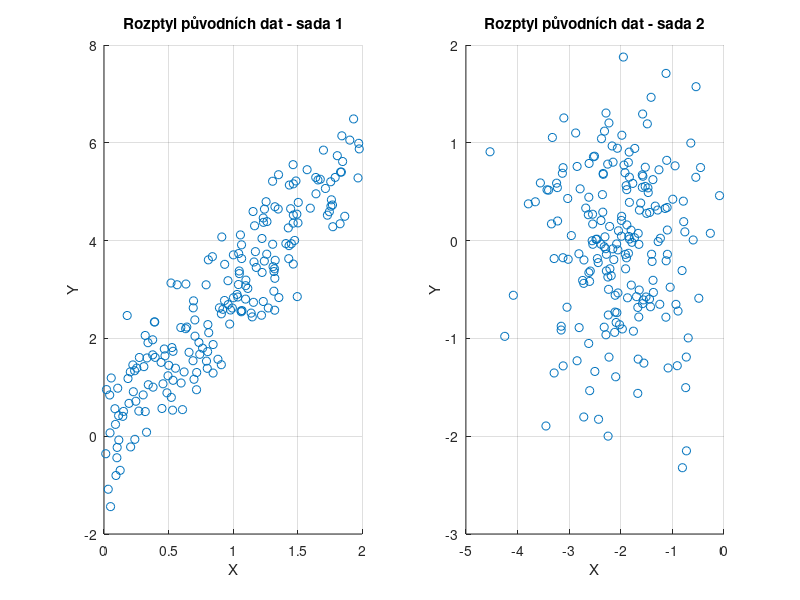
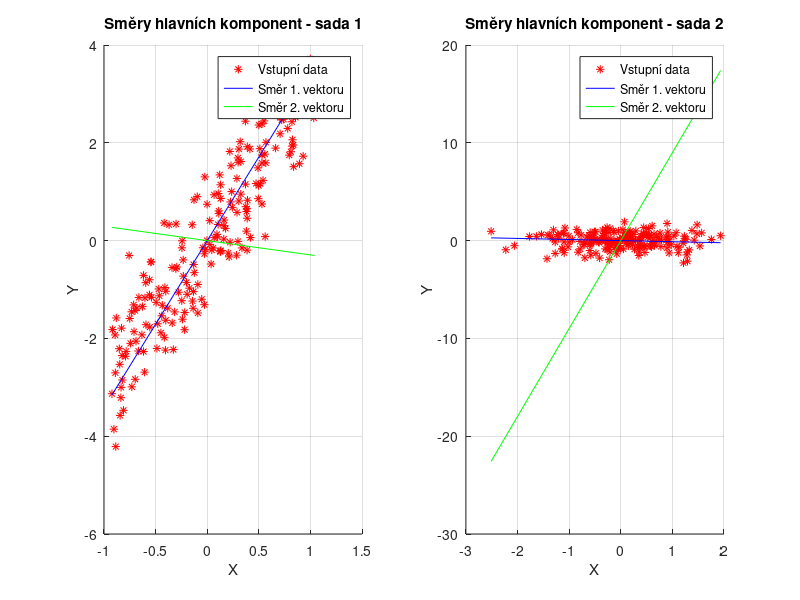
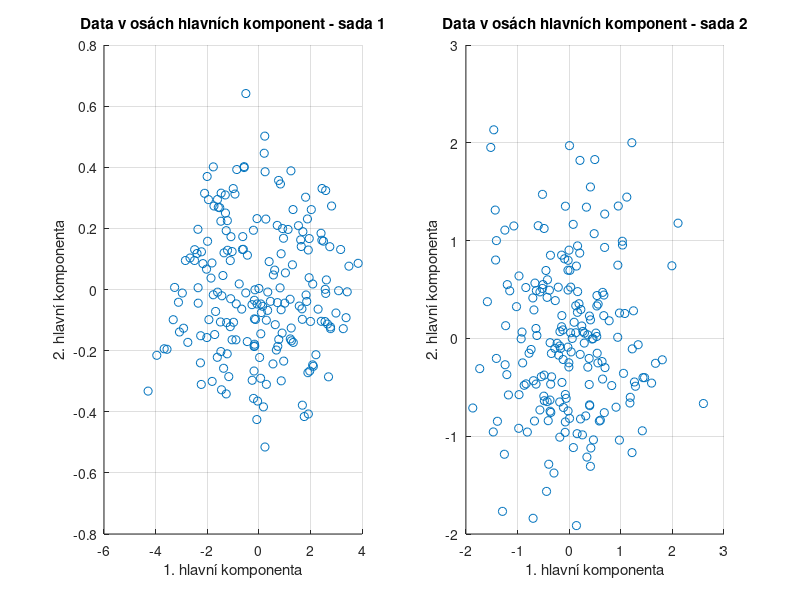
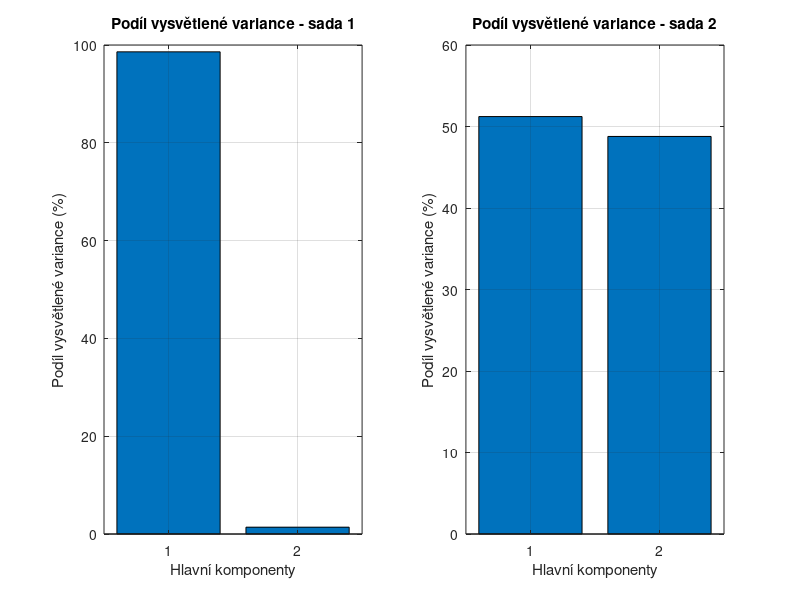

These figures' MATLAB source, in order:
clc; clear; close all; format long g

%% nacteni dat
% Načítání datových souborů "sada1.mat" a "sada2.mat"
% Předpokládáme, že soubory obsahují proměnné 'sada1' a 'sada2' obsahující matice dat
sada1 = load('sada1.mat');
sada1 = sada1.sada1;  % Extrakce datové sady 1
sada2 = load('sada2.mat');
sada2 = sada2.sada2;  % Extrakce datové sady 2

%% kovariancni matice
% Odstranění průměru z dat (centrování)
var1 = sada1 - mean(sada1);
var2 = sada2 - mean(sada2);

% Výpočet směrodatné odchylky pro obě sady
smodch1 = std(var1');
smodch2 = std(var2');

% Výpočet kovariančních matic pro obě sady
Kov1 = cov(var1);
Kov2 = cov(var2);

%% korelacni matice
% Výpočet korelačních matic pro obě sady
Kor1 = corrcoef(var1);
Kor2 = corrcoef(var2);

%% vlastni cisla
% Výpočet vlastních čísel a vlastních vektorů kovariančních matic
[V1, D1] = eig(Kov1);  % Vlastní čísla a vektory pro kovarianční matici sady 1
[V2, D2] = eig(Kov2);  % Vlastní čísla a vektory pro kovarianční matici sady 2

%% vlastni cisla kovariancni matice
% Seřazení vlastních čísel v sestupném pořadí
[D1_sorted, idx1] = sort(diag(D1), 'descend');  % Seřazení pro sadu 1
[D2_sorted, idx2] = sort(diag(D2), 'descend');  % Seřazení pro sadu 2
DKov1 = D1(idx1, idx1);  % Seřazená vlastní čísla pro sadu 1
DKov2 = D2(idx2, idx2);  % Seřazená vlastní čísla pro sadu 2

%% vlastni vektory kovariancni matice
% Seřazení vlastních vektorů podle vlastních čísel
VKov1 = V1(:, idx1);  % Seřazené vlastní vektory pro sadu 1
VKov2 = V2(:, idx2);  % Seřazené vlastní vektory pro sadu 2



%% rozptyl * vlastni vektor kovariancni matice
% Vynásobení dat centrováním s vlastními vektory kovarianční matice
varVKov1 = var1 * VKov1;  % Vynásobení sady 1 vlastními vektory
varVKov2 = var2 * VKov2;  % Vynásobení sady 2 vlastními vektory

%% smer vlastniho vektoru
% Výpočet směrů vlastních vektorů pro obě sady
% Směr 1. a 2. vlastního vektoru pro sadu 1
smer11 = VKov1(2,1) / VKov1(1,1);
smer12 = VKov1(2,2) / VKov1(1,2);

% Směr 1. a 2. vlastního vektoru pro sadu 2
smer21 = VKov2(2,1) / VKov2(1,1);
smer22 = VKov2(2,2) / VKov2(1,2);

%% pro osy hlavnich komponent
% Projekce dat na hlavní komponenty pro obě sady
hlk1 = var1 * VKov1;  % Projekce sady 1
hlk2 = var2 * VKov2;  % Projekce sady 2

%% podil variance vysvetleny jednotlivymi hlavnimi komponentami
% Procentuální podíl vysvětlené variance pro první a druhou komponentu

% Sada 1
explained_var1 = D1_sorted / sum(D1_sorted) * 100;

% Podmínka pro sadu 1: První hlavní komponenta musí vysvětlit více než 70 % variance
if explained_var1(1) > 70
    disp('Podmínka pro sadu 1 splněna: První hlavní komponenta vysvětluje více než 70 % variance.');
else
    disp('Podmínka pro sadu 1 NENÍ splněna: První hlavní komponenta nevysvětluje více než 70 % variance.');
end

% Sada 2
explained_var2 = D2_sorted / sum(D2_sorted) * 100;
disp('Podíl variance vysvětlený jednotlivými hlavními komponentami (sada2):');
disp(explained_var2);

% Podmínka pro sadu 2: Rozdíl mezi první a druhou komponentou musí být menší než 10 %
diff_var2 = abs(explained_var2(1) - explained_var2(2));
if diff_var2 < 10
    disp('Podmínka pro sadu 2 splněna: Rozdíl mezi první a druhou komponentou je menší než 10 %.');
else
    disp('Podmínka pro sadu 2 NENÍ splněna: Rozdíl mezi první a druhou komponentou je větší než 10 %.');
end

%% Vizualizace
% Graf původních dat pro obě sady

% ---------------------------------------------
figure(1)
subplot(1,2,1)
hold on
scatter(sada1(:,1), sada1(:,2))
grid on
title('Rozptyl původních dat - sada 1')
xlabel('X')
ylabel('Y')

subplot(1,2,2)
scatter(sada2(:,1), sada2(:,2))
grid on
title('Rozptyl původních dat - sada 2')
xlabel('X')
ylabel('Y')

% ---------------------------------------------
% Směry hlavních komponent pro obě sady
figure(2)
subplot(1,2,1)
hold on
plot(var1(:,1), var1(:,2), 'r*')
line([min(var1(:,1)), max(var1(:,1))], [min(var1(:,1))*smer11, max(var1(:,1))*smer11], 'color', 'b')
line([min(var1(:,1)), max(var1(:,1))], [min(var1(:,1))*smer12, max(var1(:,1))*smer12], 'color', 'g')
legend('Vstupní data', 'Směr 1. vektoru', 'Směr 2. vektoru','Location','best')
grid on
title('Směry hlavních komponent - sada 1')
xlabel('X')
ylabel('Y')

subplot(1,2,2)
hold on
plot(var2(:,1), var2(:,2), 'r*')
line([min(var2(:,1)), max(var2(:,1))], [min(var2(:,1))*smer21, max(var2(:,1))*smer21], 'color', 'b')
line([min(var2(:,1)), max(var2(:,1))], [min(var2(:,1))*smer22, max(var2(:,1))*smer22], 'color', 'g')
legend('Vstupní data', 'Směr 1. vektoru', 'Směr 2. vektoru','Location','best')
grid on
title('Směry hlavních komponent - sada 2')
xlabel('X')
ylabel('Y')

% -----------------------------------------
% Projekce do os hlavních komponent
figure(3)
title('Zobrazení v osách hlavních komponent')
subplot(1,2,1)
hold on
scatter(hlk1(:,1), hlk1(:,2), 'r*')
grid on
title('Data v osách hlavních komponent - sada 1')
xlabel('1. hlavní komponenta')
ylabel('2. hlavní komponenta')

subplot(1,2,2)
hold on
scatter(hlk2(:,1), hlk2(:,2), 'r*')
grid on
title('Data v osách hlavních komponent - sada 2')
xlabel('1. hlavní komponenta')
ylabel('2. hlavní komponenta')

% -----------------------------------------------
% Podíl vysvětlené variance
figure(4);
subplot(1,2,1)
bar(explained_var1);
title('Podíl vysvětlené variance - sada 1');
xlabel('Hlavní komponenty');
ylabel('Podíl vysvětlené variance (%)');
grid on;

subplot(1,2,2)
bar(explained_var2);
title('Podíl vysvětlené variance - sada 2');
xlabel('Hlavní komponenty');
ylabel('Podíl vysvětlené variance (%)');
grid on;


%% numericke vystupy

disp('Vlastní čísla pro kovarianční matici sady 1:');
disp(D1_sorted);
disp('Vlastní vektory pro kovarianční matici sady 1:');
disp(VKov1);
disp('Podíl variance vysvětlený jednotlivými hlavními komponentami (sada1):');
disp(explained_var1);
% Podmínka pro sadu 1: První hlavní komponenta musí vysvětlit více než 70 % variance
if explained_var1(1) > 70
    disp('Podmínka pro sadu 1 splněna: První hlavní komponenta vysvětluje více než 70 % variance.');
else
    disp('Podmínka pro sadu 1 NENÍ splněna: První hlavní komponenta nevysvětluje více než 70 % variance.');
end

disp('===========================================================================================================================')
disp('Vlastní čísla pro kovarianční matici sady 2:');
disp(D2_sorted);
disp('Vlastní vektory pro kovarianční matici sady 2:');
disp(VKov2);
disp('Podíl variance vysvětlený jednotlivými hlavními komponentami (sada2):');
disp(explained_var2);

% Podmínka pro sadu 2: Rozdíl mezi první a druhou komponentou musí být menší než 10 %
diff_var2 = abs(explained_var2(1) - explained_var2(2));
if diff_var2 < 10
    disp('Podmínka pro sadu 2 splněna: Rozdíl mezi první a druhou komponentou je menší než 10 %.');
else
    disp('Podmínka pro sadu 2 NENÍ splněna: Rozdíl mezi první a druhou komponentou je větší než 10 %.');
end
